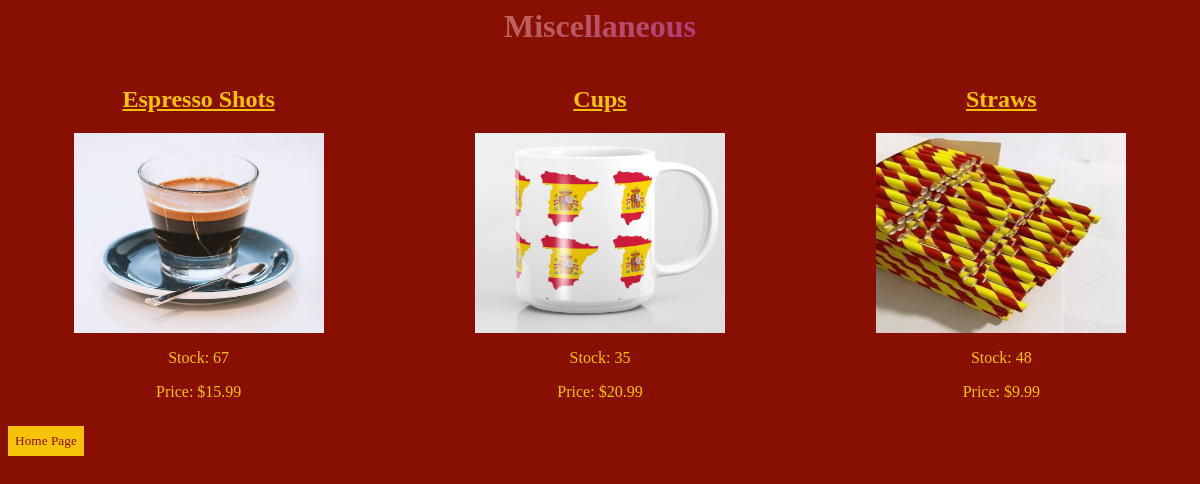
The app's page /miscellaneous with its own data.
### tables this page shows
CREATE TABLE product (
  id        integer not null PRIMARY KEY,
  name       varchar(50) not null,
  price       integer not null,
  stock       integer not null,
  category_id    integer not null,
  pic   varchar not null,
  description varchar not null,
  FOREIGN KEY (category_id) REFERENCES category(id)
);

### main.py (the view)
@app.route('/miscellaneous', methods=['GET', 'POST'])
def miscellaneous():
  if request.method == "GET":
    connection = sqlite3.connect("myDatabase.db")
    connection.row_factory = sqlite3.Row
    cur = connection.cursor()
    cur.execute("select * from product where category_id is 12")
    connection.commit()
    misllc = cur.fetchall()
    connection.commit()
    return render_template("miscellaneous.html", misllc = misllc)
  if request.method == 'POST':
    return redirect('/')

### templates/miscellaneous.html (shortened to what this page needs)
<html>
  <head>
    <link href="/static/style.css" rel="stylesheet" type="text/css" />
  </head>
  <body>
    <center>
    <h1 class = "sameen"> Miscellaneous </h1>
    </center>
    <div id="grid">
   {% for m in misllc: %}
    <div class="product">
        <a href="/prod/{{m['id']}}" class="link"> <h2>{{ m['name'] }}</h2> </a>
        <img src= "{{ m['pic'] }}" alt="Italian" width="250"
     height="200">
      {% if m['stock'] == 0 %}
        <p>Out of Stock!</p>
        <p>Price: ${{ m['price'] }}</p>
      {% else %}
        <p>Stock: {{ m['stock'] }}</p>
        <p>Price: ${{ m['price'] }}</p>
      {% endif %}
    </div>
  {% endfor %}
</div>
    <form action = "/miscellaneous"  method = "POST">
    <button type="submit">Home Page</button>
    </form>
  </body>
</html>

### static/style.css (style rules this page uses)
.sameen { background-image: linear-gradient( -225deg, #e7ca08 0%, #a41e92 29%, #f6c309 67%, #c1bb15 100% ); background-clip: border-box; background-size: 250% auto; color: #c9bbbb; background-clip: text; -webkit-background-clip: text; -webkit-text-fill-color: transparent; animation: textanimation 1.5s linear infinite; animation-direction: alternate-reverse; }
h1 { animation-name: bckground; animation-duration: 9s; animation-iteration-count: infinite; font-family: Lucida Handwriting, Cursive; }
body { background-color: #871003; color: #f6c309; font-family:Lucida Handwriting, Cursive; }
p { color: #f6c309; font-family: Papyrus, Copperplate, Fantasy; }
button { background-color: #f6c309; color: #871003; padding: 5px 5px; font-family:Lucida Handwriting, Cursive; }
button[type="submit"] { cursor: pointer; border: 2px solid #f6c309; }
#grid { display: grid; grid-template-columns: repeat(3, 1fr); grid-template-rows: repeat(auto, 1fr); grid-gap: 20px; }
.product { border: 1px #f6c309; padding: 20px; text-align: center; }
.product h2 { margin-top: 0; }
.product p { margin-bottom: 5px; }
.link { color: #f6c309; }

### records on screen
product: name "Espresso Shots", pic (picture), stock "67", price "15.99"
product: name "Cups", pic (picture), stock "35", price "20.99"
product: name "Straws", pic (picture), stock "48", price "9.99"
